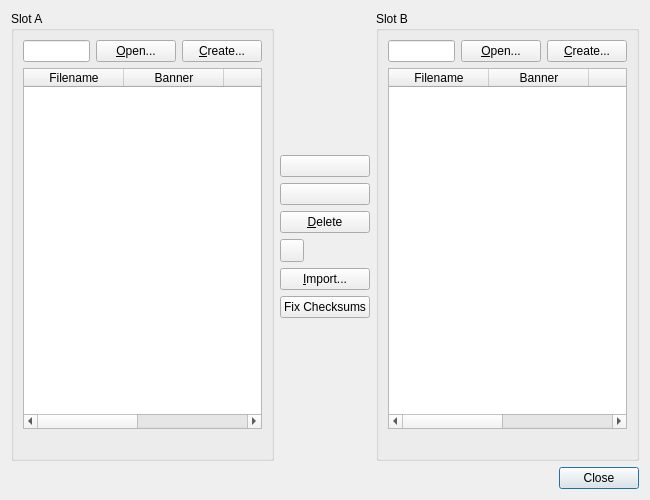
<?xml version="1.0" encoding="UTF-8"?>
<ui version="4.0">
 <class>GCMemcardManager</class>
 <widget class="QDialog" name="GCMemcardManager">
  <property name="geometry">
   <rect>
    <x>0</x>
    <y>0</y>
    <width>650</width>
    <height>500</height>
   </rect>
  </property>
  <property name="windowTitle">
   <string>GameCube Memory Card Manager</string>
  </property>
  <layout class="QGridLayout" name="mainLayout">
   <item row="0" column="0" rowspan="8">
    <widget class="QGroupBox" name="slotAGroup">
     <property name="title">
      <string>Slot A</string>
     </property>
     <layout class="QGridLayout" name="slotALayout">
      <item row="0" column="0">
       <widget class="QLineEdit" name="slotAFileLineEdit"/>
      </item>
      <item row="0" column="1">
       <widget class="QPushButton" name="slotAOpenButton">
        <property name="text">
         <string>&amp;Open...</string>
        </property>
        <property name="autoDefault">
         <bool>false</bool>
        </property>
       </widget>
      </item>
      <item row="0" column="2">
       <widget class="QPushButton" name="slotACreateButton">
        <property name="text">
         <string>&amp;Create...</string>
        </property>
        <property name="autoDefault">
         <bool>false</bool>
        </property>
       </widget>
      </item>
      <item row="1" column="0" colspan="3">
       <widget class="QTableWidget" name="slotATableWidget">
        <property name="tabKeyNavigation">
         <bool>false</bool>
        </property>
        <property name="horizontalScrollMode">
         <enum>QAbstractItemView::ScrollMode::ScrollPerPixel</enum>
        </property>
        <property name="verticalScrollMode">
         <enum>QAbstractItemView::ScrollMode::ScrollPerPixel</enum>
        </property>
        <property name="selectionMode">
         <enum>QAbstractItemView::SelectionMode::ExtendedSelection</enum>
        </property>
        <property name="selectionBehavior">
         <enum>QAbstractItemView::SelectionBehavior::SelectRows</enum>
        </property>
        <property name="showGrid">
         <bool>false</bool>
        </property>
        <property name="sortingEnabled">
         <bool>true</bool>
        </property>
        <column>
         <property name="text">
          <string>Filename</string>
         </property>
        </column>
        <column>
         <property name="text">
          <string>Banner</string>
         </property>
        </column>
        <column>
         <property name="text">
          <string>Title</string>
         </property>
        </column>
        <column>
         <property name="text">
          <string>Icon</string>
         </property>
        </column>
        <column>
         <property name="text">
          <string>Blocks</string>
         </property>
        </column>
       </widget>
      </item>
      <item row="2" column="0">
       <widget class="QLabel" name="slotAStatLabel">
        <property name="text">
         <string notr="true"/>
        </property>
       </widget>
      </item>
     </layout>
    </widget>
   </item>
   <item row="0" column="2" rowspan="8">
    <widget class="QGroupBox" name="slotBGroup">
     <property name="title">
      <string>Slot B</string>
     </property>
     <layout class="QGridLayout" name="slotBLayout">
      <item row="0" column="0">
       <widget class="QLineEdit" name="slotBFileLineEdit"/>
      </item>
      <item row="0" column="1">
       <widget class="QPushButton" name="slotBOpenButton">
        <property name="text">
         <string>&amp;Open...</string>
        </property>
        <property name="autoDefault">
         <bool>false</bool>
        </property>
       </widget>
      </item>
      <item row="0" column="2">
       <widget class="QPushButton" name="slotBCreateButton">
        <property name="text">
         <string>&amp;Create...</string>
        </property>
        <property name="autoDefault">
         <bool>false</bool>
        </property>
       </widget>
      </item>
      <item row="1" column="0" colspan="3">
       <widget class="QTableWidget" name="slotBTableWidget">
        <property name="tabKeyNavigation">
         <bool>false</bool>
        </property>
        <property name="horizontalScrollMode">
         <enum>QAbstractItemView::ScrollMode::ScrollPerPixel</enum>
        </property>
        <property name="verticalScrollMode">
         <enum>QAbstractItemView::ScrollMode::ScrollPerPixel</enum>
        </property>
        <property name="selectionMode">
         <enum>QAbstractItemView::SelectionMode::ExtendedSelection</enum>
        </property>
        <property name="selectionBehavior">
         <enum>QAbstractItemView::SelectionBehavior::SelectRows</enum>
        </property>
        <property name="showGrid">
         <bool>false</bool>
        </property>
        <property name="sortingEnabled">
         <bool>true</bool>
        </property>
        <column>
         <property name="text">
          <string>Filename</string>
         </property>
        </column>
        <column>
         <property name="text">
          <string>Banner</string>
         </property>
        </column>
        <column>
         <property name="text">
          <string>Title</string>
         </property>
        </column>
        <column>
         <property name="text">
          <string>Icon</string>
         </property>
        </column>
        <column>
         <property name="text">
          <string>Blocks</string>
         </property>
        </column>
       </widget>
      </item>
      <item row="2" column="0">
       <widget class="QLabel" name="slotBStatLabel">
        <property name="text">
         <string notr="true"/>
        </property>
       </widget>
      </item>
     </layout>
    </widget>
   </item>
   <item row="1" column="1">
    <widget class="QPushButton" name="selectButton">
     <property name="text">
      <string notr="true"/>
     </property>
     <property name="autoDefault">
      <bool>false</bool>
     </property>
    </widget>
   </item>
   <item row="2" column="1">
    <widget class="QPushButton" name="copyButton">
     <property name="text">
      <string notr="true"/>
     </property>
     <property name="autoDefault">
      <bool>false</bool>
     </property>
    </widget>
   </item>
   <item row="3" column="1">
    <widget class="QPushButton" name="deleteButton">
     <property name="text">
      <string>&amp;Delete</string>
     </property>
     <property name="autoDefault">
      <bool>false</bool>
     </property>
    </widget>
   </item>
   <item row="4" column="1">
    <widget class="QToolButton" name="exportButton"/>
   </item>
   <item row="5" column="1">
    <widget class="QPushButton" name="importButton">
     <property name="text">
      <string>&amp;Import...</string>
     </property>
     <property name="autoDefault">
      <bool>false</bool>
     </property>
    </widget>
   </item>
   <item row="6" column="1">
    <widget class="QPushButton" name="fixChecksumsButton">
     <property name="text">
      <string>Fix Checksums</string>
     </property>
     <property name="autoDefault">
      <bool>false</bool>
     </property>
    </widget>
   </item>
   <item row="8" column="2">
    <widget class="QDialogButtonBox" name="buttonBox">
     <property name="standardButtons">
      <set>QDialogButtonBox::StandardButton::Close</set>
     </property>
    </widget>
   </item>
  </layout>
 </widget>
 <tabstops>
  <tabstop>slotAFileLineEdit</tabstop>
  <tabstop>slotAOpenButton</tabstop>
  <tabstop>slotACreateButton</tabstop>
  <tabstop>slotATableWidget</tabstop>
  <tabstop>selectButton</tabstop>
  <tabstop>copyButton</tabstop>
  <tabstop>deleteButton</tabstop>
  <tabstop>exportButton</tabstop>
  <tabstop>importButton</tabstop>
  <tabstop>fixChecksumsButton</tabstop>
  <tabstop>slotBFileLineEdit</tabstop>
  <tabstop>slotBOpenButton</tabstop>
  <tabstop>slotBCreateButton</tabstop>
  <tabstop>slotBTableWidget</tabstop>
 </tabstops>
 <resources/>
 <connections/>
</ui>
